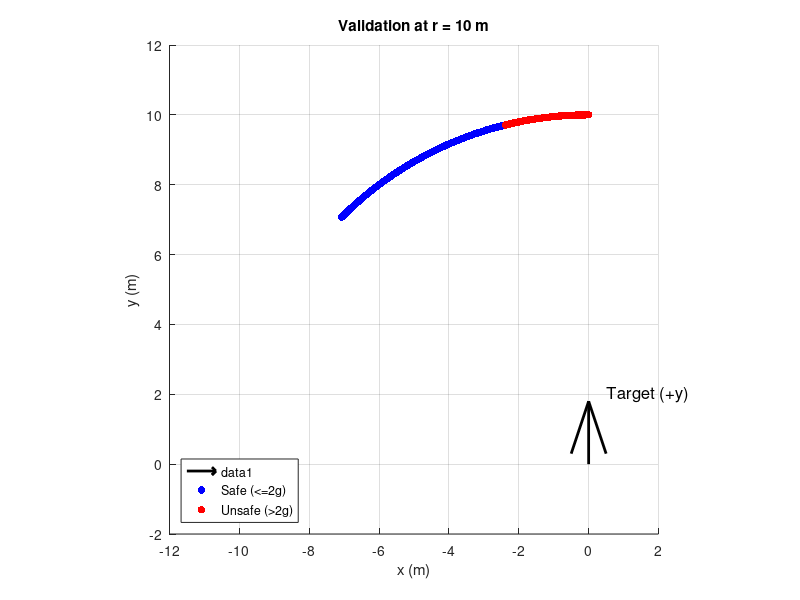
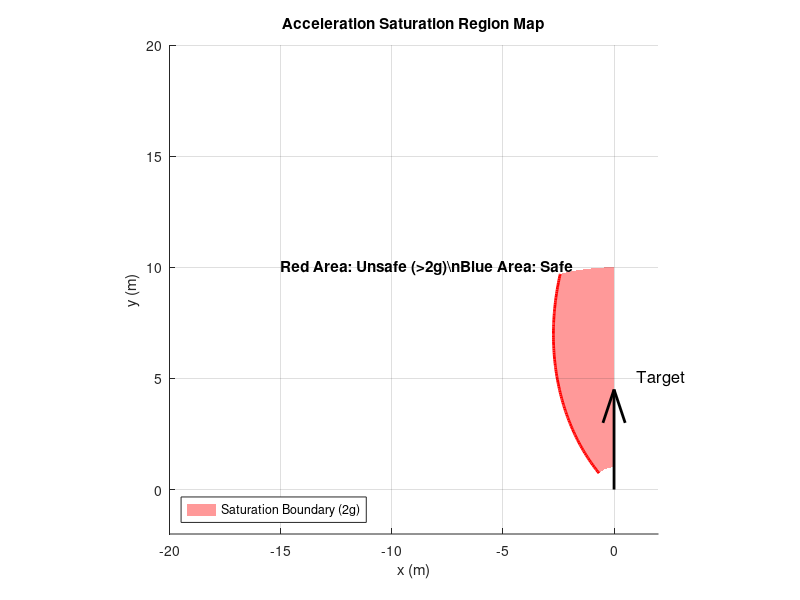

These charts were generated, in order, by the following MATLAB code:
clear; clc; close all;

%% 1. 파라미터 설정 (으헤~ 기본 설정이야)
V = 20.0;             % 속도 (m/s)
r0_check = 10.0;      % 검증할 거리 (m)
sigma_p0_deg = 45.0;  % 초기 Lead Angle (deg)
sigma_pc_deg = 45.0;  % 명령 Lead Angle (deg)
k_gain = 3.0;         % 유도 이득
dt = 0.01;            % Time step (s)
g = 9.81;             % 중력 가속도
acc_limit = 2 * g;    % 가속도 제한 (2g)

% 라디안 변환
sigma_p0 = deg2rad(sigma_p0_deg);
sigma_pc = deg2rad(sigma_pc_deg);
psi_t = pi / 2;       % Target Heading (90도, +y 방향)

%% 2. 각도 범위 설정 (2사분면, 불가능 영역 제외)
% Target 기준 90도 ~ 150도 (pi/2 ~ pi - sigma_p0)
theta_start = deg2rad(90);
theta_end = pi - sigma_p0;

%% [Part 1] r = 10m 에서의 Arc Check (선생이 요청한 거)
% 벡터화 연산 (for 루프 대신 linspace 사용)
theta_arc = linspace(theta_start, theta_end, 200);

% 1) 초기 상태 계산
Px = r0_check * cos(theta_arc);
Py = r0_check * sin(theta_arc);
r = r0_check;
lam = theta_arc + pi; % LOS 각도
psi_p = sigma_p0 + lam;

% 2) t=0 Kinematics & Dynamics
r_dot = V * (cos(lam - psi_t) - cos(psi_p - lam));
lam_dot = (V / r) * (-sin(lam - psi_t) - sin(psi_p - lam));
u_curr = lam_dot - k_gain * (sigma_p0 - sigma_pc);

% 3) t = 0.01s 업데이트 (Euler Integration)
r_new = r + r_dot * dt;
lam_new = lam + lam_dot * dt;
psi_p_new = psi_p + u_curr * dt;

% 4) 가속도 재계산
sigma_p_new = psi_p_new - lam_new;
lam_dot_new = (V ./ r_new) .* (-sin(lam_new - psi_t) - sin(psi_p_new - lam_new));
acc_cmd = V * (lam_dot_new - k_gain * (sigma_p_new - sigma_pc));

% 5) 시각화 (Figure 1)
figure(1); hold on; grid on; axis equal;
title(['Validation at r = ', num2str(r0_check), ' m']);

% Target 화살표
quiver(0, 0, 0, 2, 'k', 'LineWidth', 2, 'MaxHeadSize', 0.5);
text(0.5, 2, 'Target (+y)', 'FontSize', 12);

% 안전/위험 색상 구분 Plot
unsafe_idx = abs(acc_cmd) > acc_limit;
safe_idx = ~unsafe_idx;

% 점 찍기
scatter(Px(safe_idx), Py(safe_idx), 30, 'b', 'filled', 'DisplayName', 'Safe (<=2g)');
scatter(Px(unsafe_idx), Py(unsafe_idx), 30, 'r', 'filled', 'DisplayName', 'Unsafe (>2g)');

legend('Location', 'SouthWest');
xlabel('x (m)'); ylabel('y (m)');
xlim([-12, 2]); ylim([-2, 12]);


%% [Part 2] Region Map 그리기 (이게 선생이 궁금해한 확장판)
% r 범위를 1m ~ 20m로 확장해서 격자(Meshgrid) 생성
r_range = linspace(1, 10, 100);
theta_range = linspace(theta_start, theta_end, 100);
[R_grid, Theta_grid] = meshgrid(r_range, theta_range);

% 1) 전체 격자에 대해 상태 계산
Px_grid = R_grid .* cos(Theta_grid);
Py_grid = R_grid .* sin(Theta_grid);
Lam_grid = Theta_grid + pi;
Psi_p_grid = sigma_p0 + Lam_grid;

% 2) Kinematics (t=0)
% r_dot은 가속도 계산에 직접 안 쓰이니 생략 가능하지만 로직상 포함
% Lam_dot 계산 (행렬 연산 .* ./ 사용 주의)
Lam_dot_grid = (V ./ R_grid) .* (-sin(Lam_grid - psi_t) - sin(Psi_p_grid - Lam_grid));
U_curr_grid = Lam_dot_grid - k_gain * (sigma_p0 - sigma_pc);

% 3) t = 0.01s 업데이트
R_new_grid = R_grid + (V * (cos(Lam_grid - psi_t) - cos(Psi_p_grid - Lam_grid))) * dt;
Lam_new_grid = Lam_grid + Lam_dot_grid * dt;
Psi_p_new_grid = Psi_p_grid + U_curr_grid * dt;

% 4) 가속도 재계산 (전체 영역)
Sigma_p_new_grid = Psi_p_new_grid - Lam_new_grid;
Lam_dot_new_grid = (V ./ R_new_grid) .* (-sin(Lam_new_grid - psi_t) - sin(Psi_p_new_grid - Lam_new_grid));
Acc_cmd_grid = V * (Lam_dot_new_grid - k_gain * (Sigma_p_new_grid - sigma_pc));

% 5) Region 시각화 (Figure 2)
figure(2); hold on; grid on; axis equal;
title('Acceleration Saturation Region Map');

% 등고선 그리기 (Contourf)
% 레벨: 0부터 2g까지는 파란색 계열, 2g 이상은 빨간색으로 경계 표시
levels = [0, acc_limit, 100]; % 0~2g(안전), 2g~100(위험)
% contourf로 영역 채우기
[C, h] = contourf(Px_grid, Py_grid, abs(Acc_cmd_grid), [acc_limit acc_limit], 'LineColor', 'none');

% 색상 매핑 (커스텀: 안전=하늘색, 위험=빨간색)
colormap([0.8 0.8 1; 1 0.6 0.6]); 
caxis([0, 2*acc_limit]); % 색상 축 고정

% 경계선 강조
contour(Px_grid, Py_grid, abs(Acc_cmd_grid), [acc_limit acc_limit], 'r', 'LineWidth', 2);

% Target
quiver(0, 0, 0, 5, 'k', 'LineWidth', 2);
text(1, 5, 'Target', 'FontSize', 12);

xlabel('x (m)'); ylabel('y (m)');
legend('Saturation Boundary (2g)', 'Location', 'SouthWest');
txt = text(-15, 10, 'Red Area: Unsafe (>2g)\nBlue Area: Safe');
set(txt, 'FontSize', 11, 'FontWeight', 'bold');

xlim([-20, 2]); ylim([-2, 20]);
